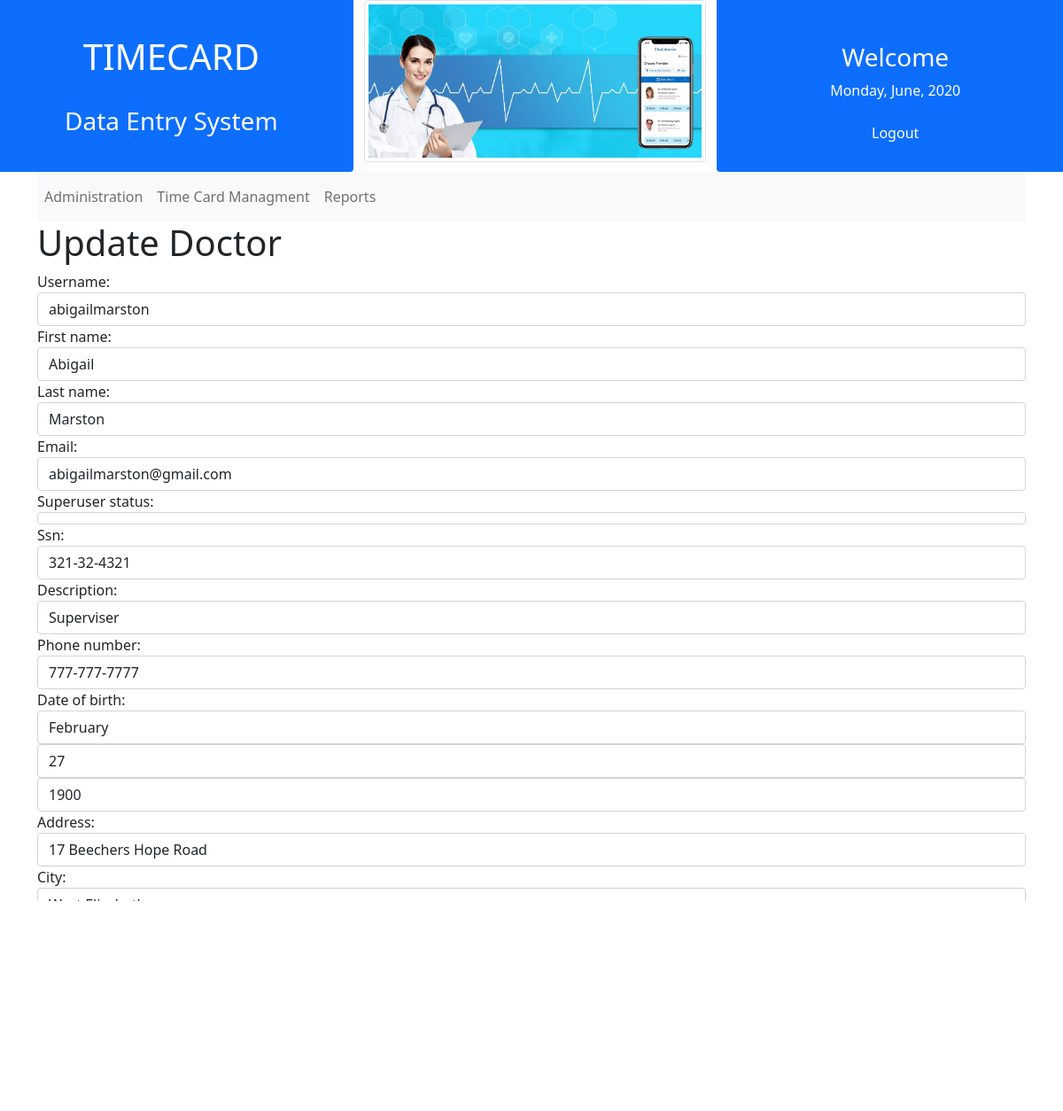
The app's page /users/doctors/3/update/ (signed in) with its own data.
### users/models.py (models this page shows, shortened)
class Profile(models.Model):
    user = models.OneToOneField(User, null=False, on_delete=models.CASCADE)
    ssn = models.CharField(
        primary_key=True,
        max_length=11,
        validators=[
            RegexValidator(
                regex="^\d{3}-\d{2}-\d{4}$",
                message="Please enter a valid phone number. (XXX-XXX-XXXX)"
            )
        ]
    )
    description = models.CharField(
        max_length=30,
        null=False,
        validators=[
            RegexValidator(
                regex="^[a-zA-Z\. ]+$",
                message="Description must consist of only letters."
            )
        ]
    )
    phone_number = models.CharField(
        max_length=12,
        null=False,
        validators=[
            RegexValidator(
                regex="^\d{3}-\d{3}-\d{4}(-\d{2,6})?$",
                message="Please enter a valid phone number. (XXX-XXX-XXXX)"
            )
        ]
    )
    date_of_birth = models.DateField(null=False)
    address = models.CharField(
        max_length=40,
        null=False,
        validators=[
            RegexValidator(
                regex="^\d{1,5} [a-zA-Z0-9\. ]+$",
                message="Please enter a valid street address."
            )
        ]
    )
    city = models.CharField(
        max_length=25,
        null=False,
        validators=[
            RegexValidator(
                regex="^[a-zA-Z\. -]+$",
                message="Please enter a valid city name."
            )
        ]
    )
    state = models.CharField(
        max_length=20,
        null=False,
        choices=US_STATES
    )
    zip_code = models.CharField(
        max_length=10,
        null=False,
        validators=[
            RegexValidator(
                regex="^\d{5}(-\d{4})?$",
                message="Please enter a valid ZIP code."
            )
        ]
    )
    class Meta:
        ordering = ['user']

### users/views.py (the view, shortened to what this page needs)
# urls.py: path("doctors/<int:pk>/update/", views.DoctorUpdate.as_view(), name="doctor_update"),
class DoctorUpdate(LoginRequiredMixin, UserPassesTestMixin, UpdateView):
    model = User
    template_name = "doctors/update.html"
    def get(self, request, *args, **kwargs):
        user_ = self.get_object()
        user_form = UserUpdateForm(instance=user_)
        profile_form = ProfileForm(instance=user_.profile)
        context = {
            "user__is_superuser": user_.is_superuser,
            "user_form": user_form,
            "profile_form": profile_form,
            "title": "Update Administrator" if user_.is_superuser else "Update Doctor"
        }
        return self.get_url(request, context)
    def test_func(self):
        return self.request.user.is_superuser or self.request.user == self.get_object() and not self.get_object().is_locked()
    def get_url(self, request, context):
        return render(request, self.template_name, context)

### users/forms.py
class UserUpdateForm(forms.ModelForm):
    first_name = forms.CharField(max_length=30, required=True, help_text="Required")
    last_name = forms.CharField(max_length=30, required=True, help_text="Required")
    email = forms.EmailField(max_length=256, required=True, help_text="Required")
    class Meta:
        model = User
        fields = ["username", "first_name", "last_name", "email", "is_superuser"]

class ProfileForm(forms.ModelForm):
    date_of_birth = forms.DateField(
        widget=forms.SelectDateWidget(years=tuple(range(1900, now().year)))
    )
    class Meta:
        model = Profile
        exclude = ["user"]

### users/templates/doctors/update.html
{% extends "base/form.html" %}
{% block back_button %}
    <h4><a href="{% url 'users:doctor_list' %}">Cancel</a></h4>
{% endblock back_button %}

### templates/base/form.html (shortened to what this page needs)
{% extends "base/base.html" %}
{% load widget_tweaks %}
{% block content %}
    <form enctype="multipart/form-data" method="POST" class="form-horizontal">
        {% if user_form and profile_form %}
            {% for field in user_form %}
            <div class="form-group col-xs-4">
                {{ field.label_tag}}
                {% render_field field class="form-control" %}
            </div>
            {% endfor %}
            {% for field in profile_form %}
            <div class="form-group col-xs-4">
                {{ field.label_tag}}
                {% render_field field class="form-control" %}
            </div>
            {% endfor %}
        {% endif %}
        <button class="btn btn-primary mt-3" type="submit">Submit</button>
    </form>
    {% block back_button %}{% endblock back_button %}
{% endblock content %}

### records on screen
Profile: ssn "321-32-4321" "Superviser" "777-777-7777" "17 Beechers Hope Road" "West Elizabeth" "Missouri" "03420"

### other values on screen
{{ title }} "Update Doctor"
{{ field.label_tag }} "Username:" "First name:" "Last name:" "Email:" "Superuser status:"
{{ field.label_tag }} "Ssn:" "Description:" "Phone number:" "Date of birth:" "Address:" "City:"
